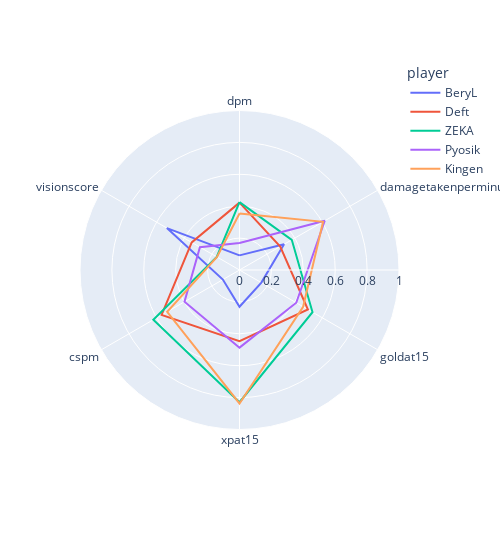

Notebook code for this chart:
### Code cell
import plotly.express as px

fig1 = px.line_polar(drx_summer_score_df , r='stats' , theta='direction', color='player', line_close=True, range_r=(0,1) ,width = 500) 
fig2 = px.line_polar(geng_summer_score_df, r='stats', theta='direction', color='player', line_close=True, range_r=(0,1) ,width = 500)
fig3 = px.line_polar(t1_summer_score_df, r='stats', theta='direction', color='player', line_close=True, range_r=(0,1) ,width = 500)
fig4 = px.line_polar(dk_summer_score_df, r='stats', theta='direction', color='player', line_close=True, range_r=(0,1) ,width = 500)

fig1.show()

### Figure 1 — Plotly figure (JSON) as saved in the notebook; plotly's stock layout.template omitted (floating-point values rounded to 4 significant figures)
{"data": [{"hovertemplate": "player=BeryL<br>stats=%{r}<br>direction=%{theta}<extra></extra>", "legendgroup": "BeryL", "line": {"color": "#636efa", "dash": "solid"}, "marker": {"symbol": "circle"}, "mode": "lines", "name": "BeryL", "r": [0.09163, 0.3226, 0.1583, 0.2302, 0.1204, 0.5258, 0.09163], "showlegend": true, "subplot": "polar", "theta": ["dpm", "damagetakenperminute", "goldat15", "xpat15", "cspm", "visionscore", "dpm"], "type": "scatterpolar"}, {"hovertemplate": "player=Deft<br>stats=%{r}<br>direction=%{theta}<extra></extra>", "legendgroup": "Deft", "line": {"color": "#EF553B", "dash": "solid"}, "marker": {"symbol": "circle"}, "mode": "lines", "name": "Deft", "r": [0.4225, 0.2949, 0.4953, 0.4466, 0.5639, 0.346, 0.4225], "showlegend": true, "subplot": "polar", "theta": ["dpm", "damagetakenperminute", "goldat15", "xpat15", "cspm", "visionscore", "dpm"], "type": "scatterpolar"}, {"hovertemplate": "player=ZEKA<br>stats=%{r}<br>direction=%{theta}<extra></extra>", "legendgroup": "ZEKA", "line": {"color": "#00cc96", "dash": "solid"}, "marker": {"symbol": "circle"}, "mode": "lines", "name": "ZEKA", "r": [0.4255, 0.3784, 0.5286, 0.8286, 0.6238, 0.1648, 0.4255], "showlegend": true, "subplot": "polar", "theta": ["dpm", "damagetakenperminute", "goldat15", "xpat15", "cspm", "visionscore", "dpm"], "type": "scatterpolar"}, {"hovertemplate": "player=Pyosik<br>stats=%{r}<br>direction=%{theta}<extra></extra>", "legendgroup": "Pyosik", "line": {"color": "#ab63fa", "dash": "solid"}, "marker": {"symbol": "circle"}, "mode": "lines", "name": "Pyosik", "r": [0.1687, 0.6171, 0.4109, 0.4868, 0.3982, 0.2866, 0.1687], "showlegend": true, "subplot": "polar", "theta": ["dpm", "damagetakenperminute", "goldat15", "xpat15", "cspm", "visionscore", "dpm"], "type": "scatterpolar"}, {"hovertemplate": "player=Kingen<br>stats=%{r}<br>direction=%{theta}<extra></extra>", "legendgroup": "Kingen", "line": {"color": "#FFA15A", "dash": "solid"}, "marker": {"symbol": "circle"}, "mode": "lines", "name": "Kingen", "r": [0.3543, 0.6049, 0.4607, 0.8367, 0.5237, 0.1627, 0.3543], "showlegend": true, "subplot": "polar", "theta": ["dpm", "damagetakenperminute", "goldat15", "xpat15", "cspm", "visionscore", "dpm"], "type": "scatterpolar"}], "layout": {"legend": {"title": {"text": "player"}, "tracegroupgap": 0}, "margin": {"t": 60}, "polar": {"angularaxis": {"direction": "clockwise", "rotation": 90}, "domain": {"x": [0, 1], "y": [0, 1]}, "radialaxis": {"range": [0, 1]}}, "width": 500}}
